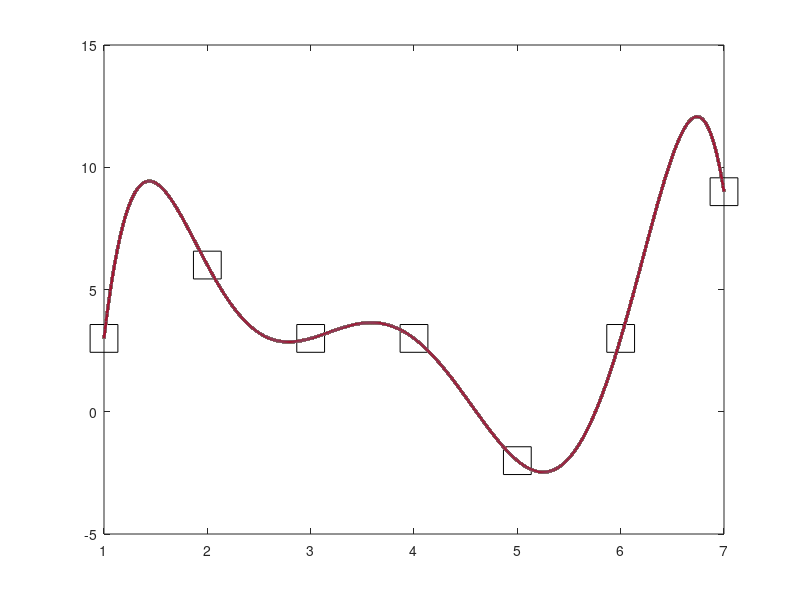

This chart was generated by the following MATLAB code:
clear all
n=7;
x=[1:1:7]';
y=[3 6 3 3 -2 3 9]';

for i=1:1:n
  for j=1:1:n
    a(i,j)=x(i)^(j-1);
    end
  end
  k=a^(-1)*y;
  x2=[1:0.01:7]';
  n2=length(x2);
  y2=zeros(n2);
  for i=1:1:n
    y2=y2+k(i)*x2.^(i-1);
  end
  
plot(x, y,'s','MarkerEdgeColor','k','MarkerSize',20, x2,y2,'-','LineWidth',2)